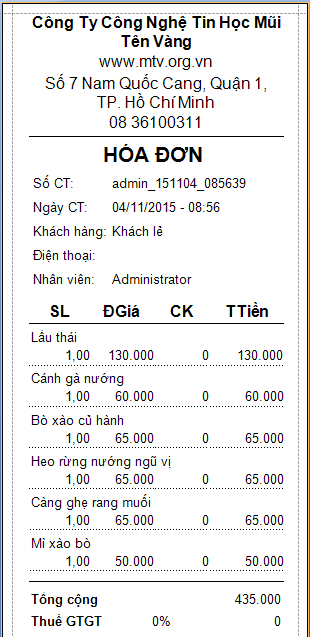
#> input picture bill3.png, 310 x 637 px
$ python test.py
#> lines starting #> are read from the running program, lines starting #| are printed output that depends on the picture; after the words box and inside, x2 and y2 are one past the last pixel; in counts of white or black regions, pixels touching at a corner belong together
#> further down, image is the input picture: shape (637, 310, 3); mean B, G, R 236.2, 236.1, 236.8
import cv2
import pytesseract
import requests
import json
from base64 import b64encode
from pytesseract import Output
import numpy as np

def get_skew_angle(cv_image) -> float:
    # Chuyển đổi sang grayscale
    gray = cv2.cvtColor(cv_image, cv2.COLOR_BGR2GRAY)
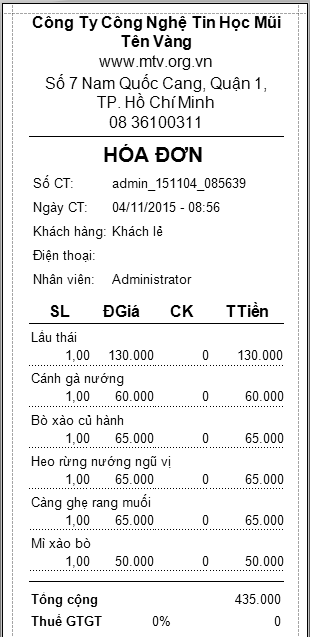
#> gray: shape (637, 310); min 0, max 255, mean 236.3
    # Phát hiện các cạnh trong ảnh
    edges = cv2.Canny(gray, 50, 150, apertureSize=3)
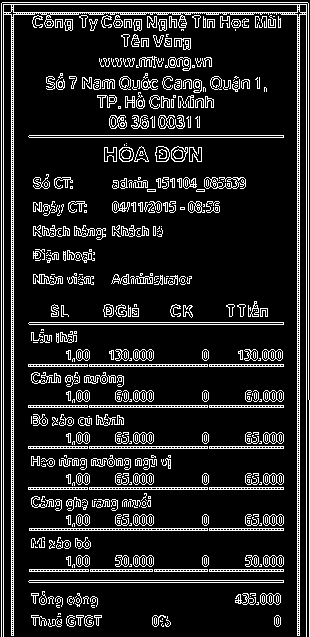
#> edges: shape (637, 310); 13.3% white in thin lines or dots
    # Sử dụng Hough Transform để phát hiện đường thẳng trong ảnh
    lines = cv2.HoughLinesP(edges, 1, np.pi / 180, threshold=100, minLineLength=5, maxLineGap=20)
#> lines = 54 rows, first 6: [13, 635, 13, 2], [297, 635, 297, 2], [299, 635, 299, 2], [1, 636, 1, 3], [3, 636, 3, 2], [11, 635, 11, 2]

    # Lọc các đường thẳng dựa trên góc để tính góc nghiêng
    angles = []
    if lines is not None:  # Check if any line was detected
        for line in lines:
            x1, y1, x2, y2 = line[0]
            angle = np.arctan2(y2 - y1, x2 - x1) * (180 / np.pi)
            angles.append(angle)
#> this loop made 54 passes
#> (x1, y1, x2, y2, angle) on passes 1 to 12: (13, 635, 13, 2, -90), (297, 635, 297, 2, -90), (299, 635, 299, 2, -90), (1, 636, 1, 3, -90), (3, 636, 3, 2, -90), (11, 635, 11, 2, -90), (306, 636, 306, 2, -90), (308, 399, 308, 3, -90), (298, 635, 298, 2, -90), (12, 635, 12, 2, -90), (2, 2, 307, 2, 0), (29, 324, 283, 324, 0)
#> after the loop, angles = 54 values, max 90 at index 38, min -90 at index 0, mean -34.14
    else:
        return 0  # No angle skew correction if no lines are detected

    # Trả về góc nghiêng trung bình của ảnh
    return np.median(angles)

def deskew(cv_image):
    angle = get_skew_angle(cv_image)
#> angle = 0
    if angle != 0:  # Perform deskew operation only if an angle was detected
        # Xác định trung tâm ảnh và góc xoay
        (h, w) = cv_image.shape[:2]
        center = (w // 2, h // 2)
        # Thực hiện xoay ảnh
        M = cv2.getRotationMatrix2D(center, angle, 1.0)
        rotated = cv2.warpAffine(cv_image, M, (w, h), flags=cv2.INTER_CUBIC, borderMode=cv2.BORDER_REPLICATE)
        return rotated
    else:
        return cv_image  #

def order_points(pts):
    # Sắp xếp các điểm trong theo thứ tự top-left, top-right, bottom-right, bottom-left
    rect = np.zeros((4, 2), dtype="float32")
    s = pts.sum(axis=1)
    rect[0] = pts[np.argmin(s)]
    rect[2] = pts[np.argmax(s)]
    diff = np.diff(pts, axis=1)
    rect[1] = pts[np.argmin(diff)]
    rect[3] = pts[np.argmax(diff)]
    return rect

def four_point_transform(image, pts):
    # Lấy lại và sắp xếp các điểm
    rect = order_points(pts)
    (tl, tr, br, bl) = rect

    # Tính kích thước mới của ảnh sau khi biến đổi
    widthA = np.sqrt(((br[0] - bl[0]) ** 2) + ((br[1] - bl[1]) ** 2))
    widthB = np.sqrt(((tr[0] - tl[0]) ** 2) + ((tr[1] - tl[1]) ** 2))
    maxWidth = max(int(widthA), int(widthB))
    heightA = np.sqrt(((tr[0] - br[0]) ** 2) + ((tr[1] - br[1]) ** 2))
    heightB = np.sqrt(((tl[0] - bl[0]) ** 2) + ((tl[1] - bl[1]) ** 2))
    maxHeight = max(int(heightA), int(heightB))

    # Tạo ma trận biến đổi và thực hiện phép biến đổi góc nhìn
    dst = np.array([
        [0, 0],
        [maxWidth - 1, 0],
        [maxWidth - 1, maxHeight - 1],
        [0, maxHeight - 1]], dtype="float32")
    M = cv2.getPerspectiveTransform(rect, dst)
    warped = cv2.warpPerspective(image, M, (maxWidth, maxHeight))

    # Trả về ảnh đã được cắt
    return warped


# Đường dẫn đến ảnh cần phân tích
image_path = './bill3.png'

# API Key của bạn
api_key = 'AIzaSyDizBWdgr2GxKB3g7L3ZiiquLUHTwecRzc'

# Đọc ảnh sử dụng OpenCV
image = cv2.imread(image_path)

deskewed_image = deskew(image)

# Chuyển đổi sang grayscale
gray = cv2.cvtColor(deskewed_image, cv2.COLOR_BGR2GRAY)
# Áp dụng GaussianBlur để giảm nhiễu
blurred = cv2.GaussianBlur(gray, (5, 5), 0)
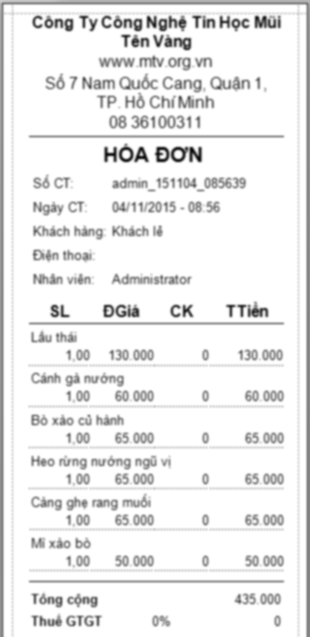
#> blurred: shape (637, 310); min 11, max 255, mean 236.4
# Phát hiện cạnh bằng Canny
edged = cv2.Canny(blurred, 75, 200)
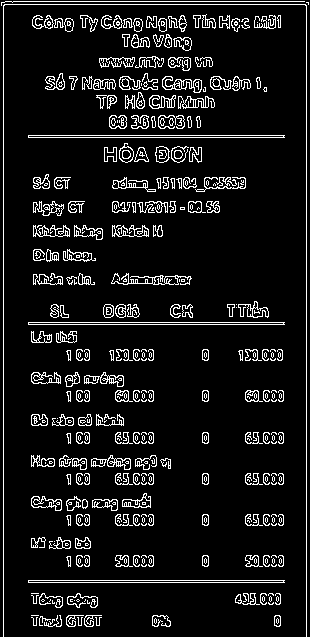
#> edged: shape (637, 310); 9% white in thin lines or dots

# Tìm contours
contours, _ = cv2.findContours(edged.copy(), cv2.RETR_LIST, cv2.CHAIN_APPROX_SIMPLE)
#> contours = 764 contours, 496 with area under 20; largest, box (x1, y1, x2, y2) and area: (28, 580, 285, 583) 511, (28, 322, 285, 325) 511, (28, 135, 285, 138) 511, (28, 580, 284, 583) 508, (28, 322, 284, 325) 508
contours = sorted(contours, key=cv2.contourArea, reverse=True)[:5]
#> contours = 5 contours; box (x1, y1, x2, y2) and area: (28, 580, 285, 583) 511, (28, 322, 285, 325) 511, (28, 135, 285, 138) 511, (28, 580, 284, 583) 508, (28, 322, 284, 325) 508

# Duyệt qua các contours tìm thấy
for c in contours:
    # Xấp xỉ contour
    peri = cv2.arcLength(c, True)
    approx = cv2.approxPolyDP(c, 0.02 * peri, True)

    # Nếu xấp xỉ đủ 4 điểm, giả định rằng chúng ta đã tìm thấy hóa đơn
    if len(approx) == 4:
        screenCnt = approx
        break
#> this loop made 5 passes
#> (peri, approx) on passes 1 to 5: (516.8, [[28, 580], [284, 582]]), (516.8, [[28, 322], [284, 324]]), (516.8, [[28, 135], [284, 137]]), (511.7, [[28, 581], [283, 581]]), (511.7, [[28, 323], [283, 323]])

try:
    # Hiển thị contour của hóa đơn
    cv2.drawContours(deskewed_image, [screenCnt], -1, (0, 255, 0), 2)
    # Cắt hóa đơn từ ảnh
    warped = four_point_transform(deskewed_image, screenCnt.reshape(4, 2))
    # Chuyển đổi ảnh sang ảnh xám để giảm nhiễu và đơn giản hóa xử lý
    gray_image = cv2.cvtColor(warped, cv2.COLOR_BGR2GRAY)
except NameError:
    # Chuyển đổi ảnh sang ảnh xám để giảm nhiễu và đơn giản hóa xử lý
    gray_image = cv2.cvtColor(deskewed_image, cv2.COLOR_BGR2GRAY)

# Sử dụng Tesseract để phát hiện văn bản từ ảnh xám
custom_config = r'--oem 3 --psm 6'
#> (the run stopped early here; a loop or call above may not have finished)

$ run again, with bill2.jpg saved as bill3.png
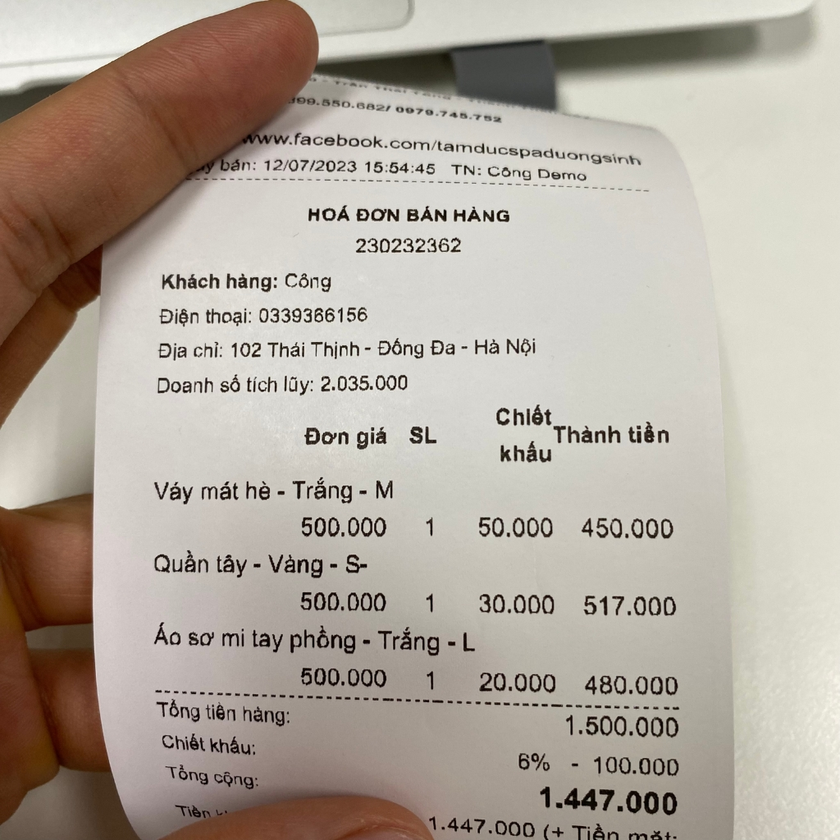
#> input picture bill2.jpg, 840 x 840 px, shrunk from 1024 x 1024 before the run
#> image is the input picture: shape (840, 840, 3); mean B, G, R 157, 167.8, 177.5
#> in get_skew_angle, `edges = cv2.Canny(gray, 50, 150, apertureSize=3)`:
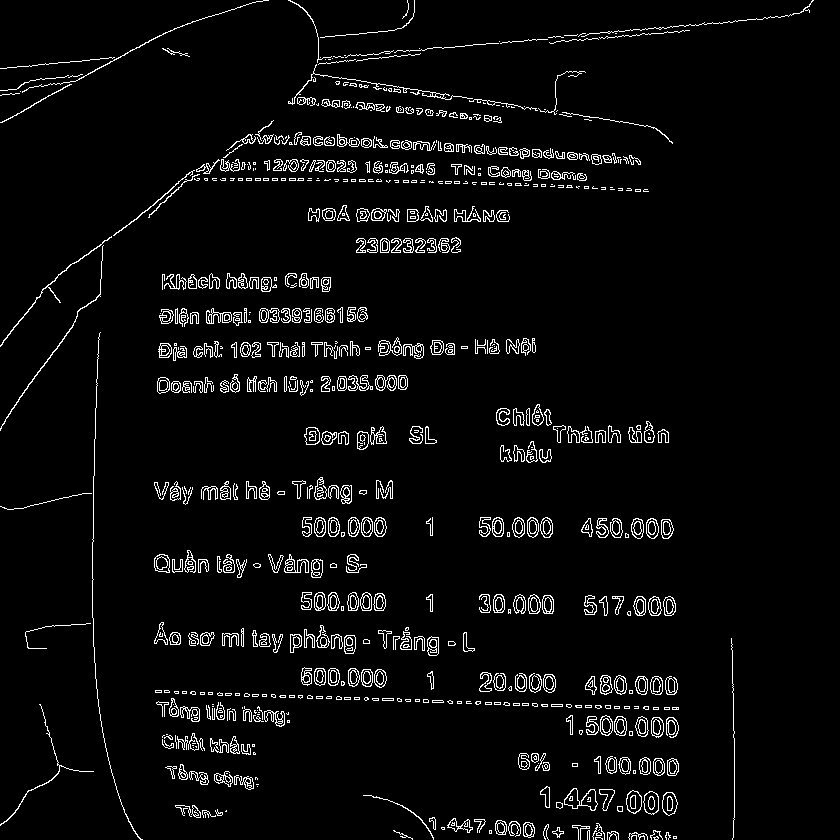
#> edges: shape (840, 840); 4.4% white in thin lines or dots
#> lines = 63 rows, first 6: [313, 73, 656, 128], [155, 692, 619, 708], [298, 695, 678, 708], [381, 52, 438, 47], [92, 597, 95, 408], [318, 58, 788, 16]
#> the loop in get_skew_angle, `for line in lines:` made 63 passes
#> (x1, y1, x2, y2, angle) on passes 1 to 8: (313, 73, 656, 128, 9.11), (155, 692, 619, 708, 1.97), (298, 695, 678, 708, 1.96), (381, 52, 438, 47, -5.01), (92, 597, 95, 408, -89.09), (318, 58, 788, 16, -5.11), (252, 134, 640, 161, 3.98), (246, 136, 640, 164, 4.06)
#> after the loop in get_skew_angle, `for line in lines:`: angles = 63 values, max 89.02 at index 22, min -90 at index 26, mean -4.73
#> in deskew, `angle = get_skew_angle(cv_image)`: angle = 0.877
#> M = [[1, 0.0153, -6.38], [-0.0153, 1, 6.48]]
#> `edged = cv2.Canny(blurred, 75, 200)`:
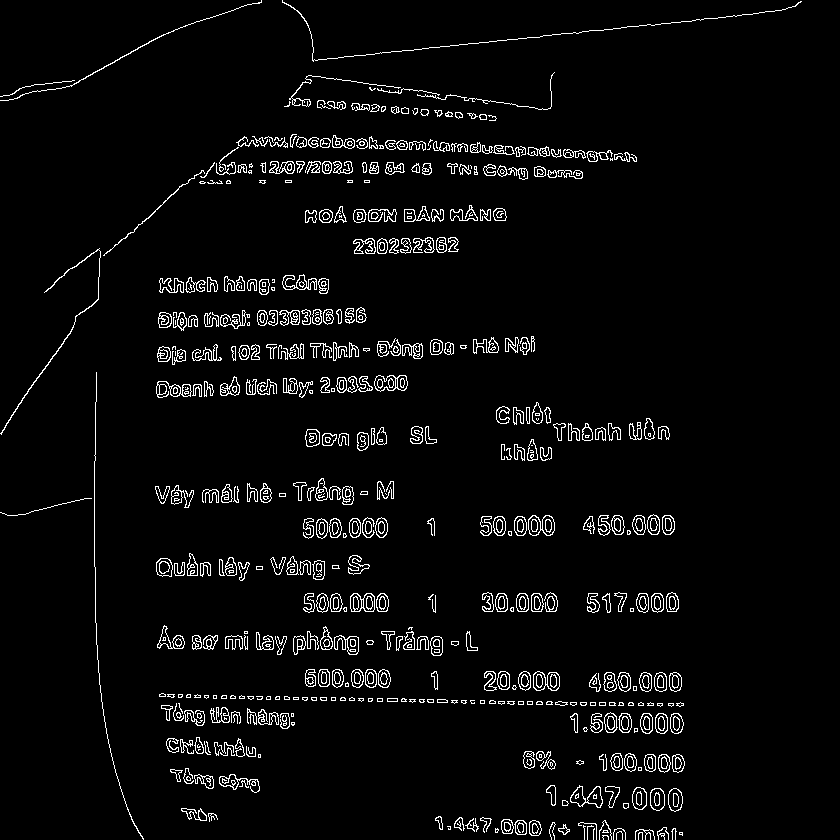
#> edged: shape (840, 840); 4% white in thin lines or dots
#> `contours, _ = cv2.findContours(edged.copy(), cv2.RETR_LIST, cv2.CHAIN_..`: contours = 1197 contours, 486 with area under 20; largest, box (x1, y1, x2, y2) and area: (374, 375, 408, 392) 418, (528, 515, 555, 536) 408, (533, 671, 560, 691) 394, (570, 785, 603, 808) 388, (350, 593, 375, 612) 378
#> `contours = sorted(contours, key=cv2.contourArea, reverse=True)[:5]`: contours = 5 contours; box (x1, y1, x2, y2) and area: (374, 375, 408, 392) 418, (528, 515, 555, 536) 408, (533, 671, 560, 691) 394, (570, 785, 603, 808) 388, (350, 593, 375, 612) 378
#> the loop `for c in contours:` made 5 passes
#> peri on passes 1 to 5: 107.5, 113.3, 109.6, 127.4, 91.11
